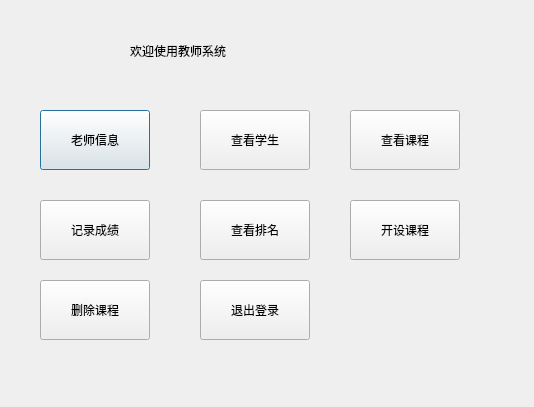
<?xml version="1.0" encoding="UTF-8"?>
<ui version="4.0">
 <class>Teacher</class>
 <widget class="QDialog" name="Teacher">
  <property name="geometry">
   <rect>
    <x>0</x>
    <y>0</y>
    <width>534</width>
    <height>407</height>
   </rect>
  </property>
  <property name="windowTitle">
   <string>Dialog</string>
  </property>
  <widget class="QPushButton" name="pushButton">
   <property name="geometry">
    <rect>
     <x>40</x>
     <y>110</y>
     <width>110</width>
     <height>60</height>
    </rect>
   </property>
   <property name="text">
    <string>老师信息</string>
   </property>
  </widget>
  <widget class="QPushButton" name="pushButton_3">
   <property name="geometry">
    <rect>
     <x>350</x>
     <y>110</y>
     <width>110</width>
     <height>60</height>
    </rect>
   </property>
   <property name="text">
    <string>查看课程</string>
   </property>
  </widget>
  <widget class="QLabel" name="label">
   <property name="geometry">
    <rect>
     <x>130</x>
     <y>20</y>
     <width>281</width>
     <height>61</height>
    </rect>
   </property>
   <property name="styleSheet">
    <string notr="true">font: 75 24pt &quot;Aharoni&quot;;</string>
   </property>
   <property name="text">
    <string>欢迎使用教师系统</string>
   </property>
  </widget>
  <widget class="QPushButton" name="pushButton_2">
   <property name="geometry">
    <rect>
     <x>200</x>
     <y>110</y>
     <width>110</width>
     <height>60</height>
    </rect>
   </property>
   <property name="text">
    <string>查看学生</string>
   </property>
  </widget>
  <widget class="QPushButton" name="pushButton_5">
   <property name="geometry">
    <rect>
     <x>200</x>
     <y>200</y>
     <width>110</width>
     <height>60</height>
    </rect>
   </property>
   <property name="text">
    <string>查看排名</string>
   </property>
  </widget>
  <widget class="QPushButton" name="pushButton_6">
   <property name="geometry">
    <rect>
     <x>350</x>
     <y>200</y>
     <width>110</width>
     <height>60</height>
    </rect>
   </property>
   <property name="text">
    <string>开设课程</string>
   </property>
  </widget>
  <widget class="QPushButton" name="pushButton_4">
   <property name="geometry">
    <rect>
     <x>40</x>
     <y>200</y>
     <width>110</width>
     <height>60</height>
    </rect>
   </property>
   <property name="text">
    <string>记录成绩</string>
   </property>
  </widget>
  <widget class="QPushButton" name="pushButton_7">
   <property name="geometry">
    <rect>
     <x>40</x>
     <y>280</y>
     <width>110</width>
     <height>60</height>
    </rect>
   </property>
   <property name="text">
    <string>删除课程</string>
   </property>
  </widget>
  <widget class="QPushButton" name="pushButton_8">
   <property name="geometry">
    <rect>
     <x>200</x>
     <y>280</y>
     <width>110</width>
     <height>60</height>
    </rect>
   </property>
   <property name="text">
    <string>退出登录</string>
   </property>
  </widget>
 </widget>
 <resources/>
 <connections/>
</ui>
